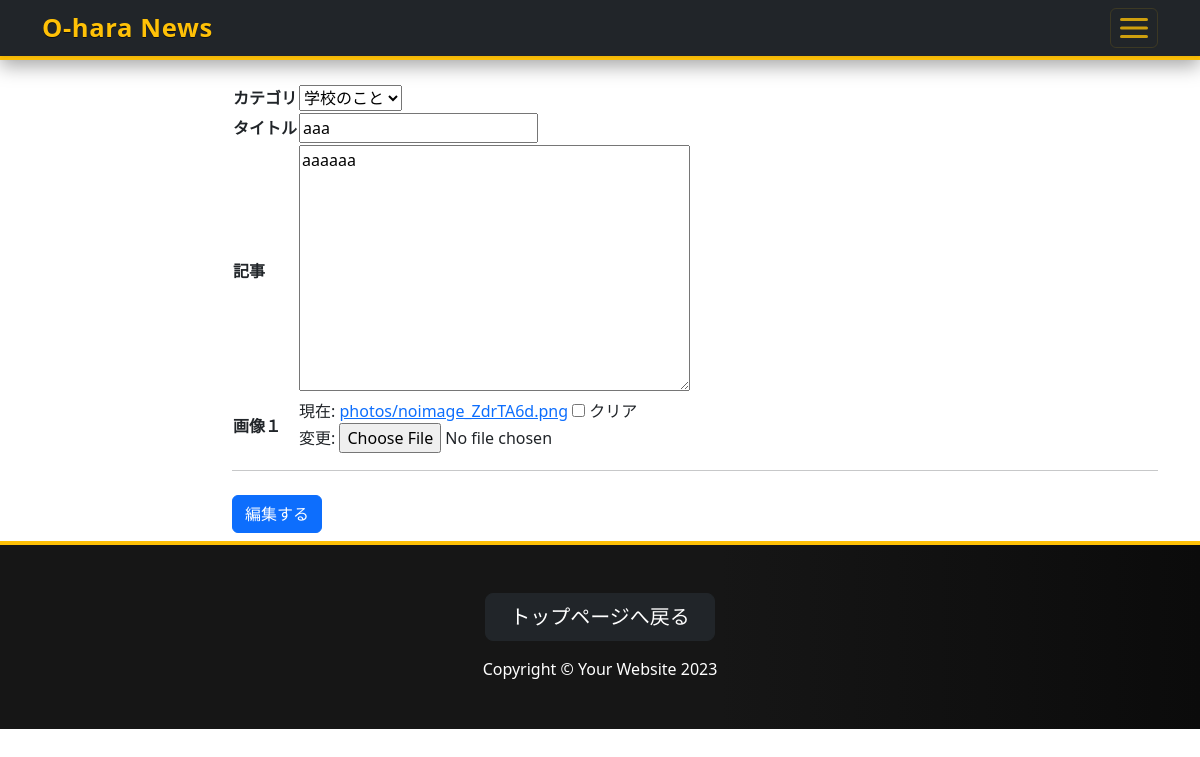
/test2_app/13/edit/ (signed in), run on an earlier commit of the app's database.
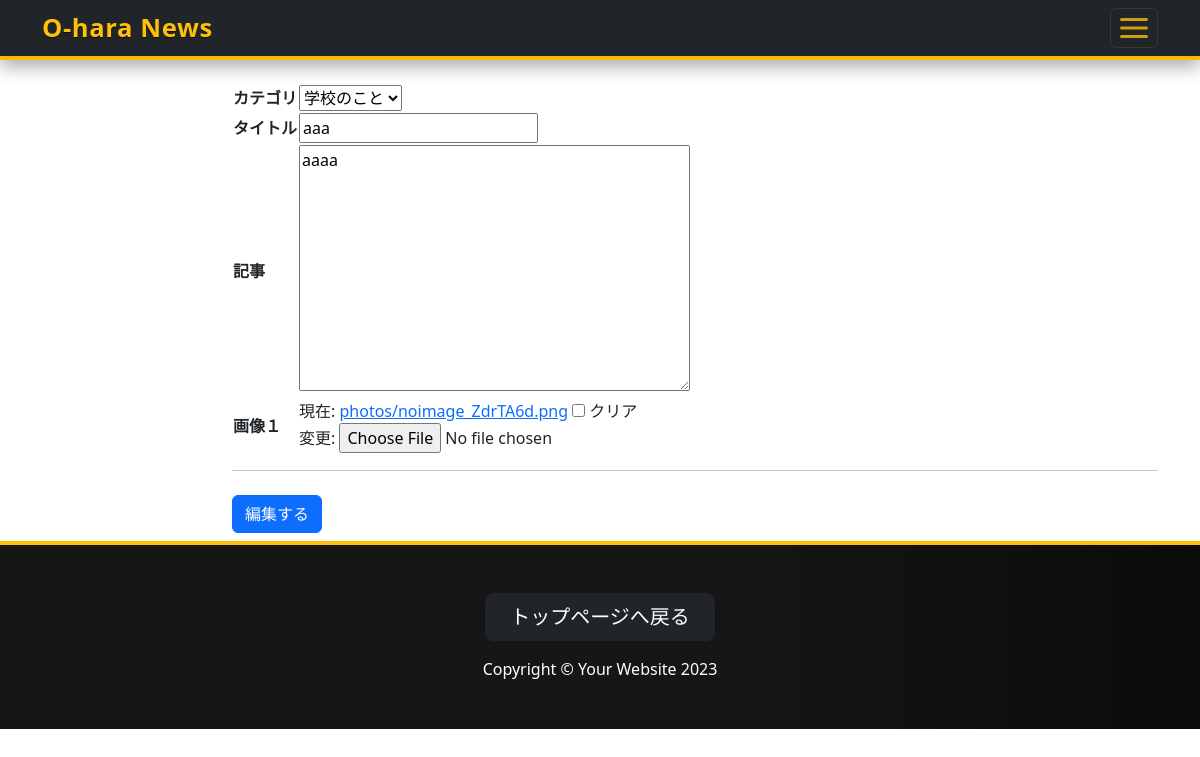
And on a later commit of the database.
### test2_app/models.py (models this page shows, shortened)
class Test2News(models.Model):
    user = models.ForeignKey(
        CustomUser,
        verbose_name='ユーザー',
        on_delete=models.CASCADE
        )
    category = models.ForeignKey(
        Category,
        verbose_name='カテゴリー',
        on_delete=models.PROTECT
        )
    title = models.CharField(
        verbose_name='タイトル',
        max_length=200
        )
    post = models.TextField(
        verbose_name='記事本文',
        default=""
    )
    image1 = models.ImageField(
        verbose_name='タイトル画像',
        upload_to = 'photos',
        blank = True,
        null = True,
        )
    posted_at = models.DateTimeField(
        verbose_name='投稿日時',
        auto_now_add = True
        )
    updated_at = models.DateTimeField(
        verbose_name='更新日時',
        null=True,
        blank=True,
        help_text='編集が行われた場合にセットされます。'
    )

### test2_app/views.py (the view, shortened to what this page needs)
# urls.py: path('test2_app/<int:pk>/edit/', views.NewsEditView.as_view(), name = 'news_edit'),
class NewsEditView(UpdateView):
    model = Test2News
    template_name = 'news_edit.html'
    form_class = Test2NewsForm
    def get_context_data(self, **kwargs):
        context = super().get_context_data(**kwargs)
        context["categories"] = Test2News.objects.filter(
            user=self.request.user).order_by('-posted_at')
        return context

### test2_app/forms.py
class Test2NewsForm(ModelForm):
    class Meta:
        model = Test2News
        fields = ['category', 'title', 'post', 'image1', ]

### test2_app/models.py (called while the page is built)
    def __str__(self):
        return self.title

### test2_app/templates/news_edit.html (shortened to what this page needs)
{% extends "base.html" %}
    {% block contents %}
    <br>
    <div class="container">
        <div class="row">
            <div class="col offset-2">
                <form method ="POST"
                    enctype="multipart/form-data">
                    <table>
                        <tr>
                            <th>カテゴリ</th>
                            <td>{{ form.category }}</td>
                        </tr>
                        <tr>
                            <th>タイトル</th>
                            <td>{{ form.title }}</td>
                        </tr>
                        <tr>
                            <th>記事</th>
                            <td>{{ form.post }}</td>
                        </tr>
                        <tr>
                            <th>画像１</th>
                            <td>{{ form.image1 }}</td>
                        </tr>
                    </table>
                    <hr>
                    <button class="btn btn-primary my-2"
                        type="submit">編集する</button>
                </form>
            </div>
        </div>
    </div>
    {% endblock contents %}

What changed in the data, as far as the page shows it:
changed Test2News "学校のこと": post "aaaaaa" → "aaaa"
